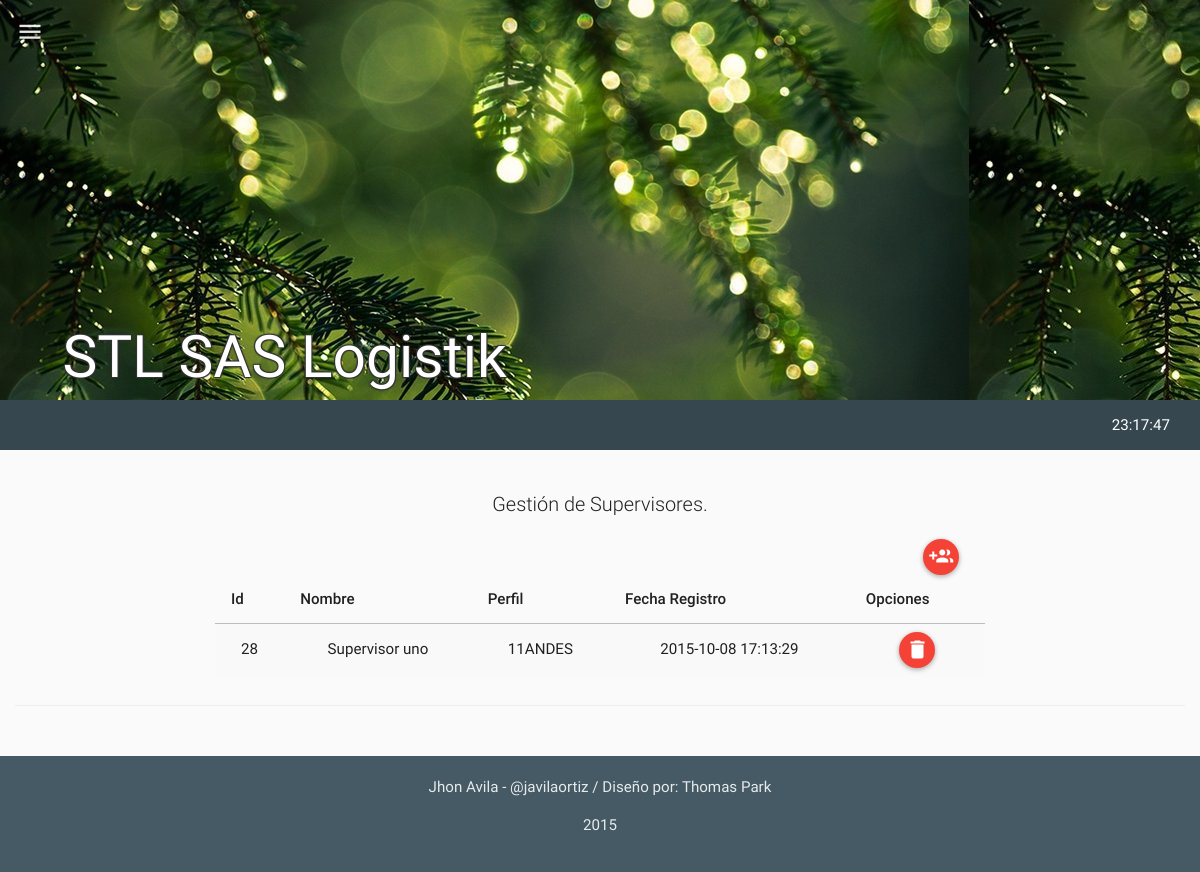
Page /mods/supervisores/supervisores.php (signed in) on the earlier database version.
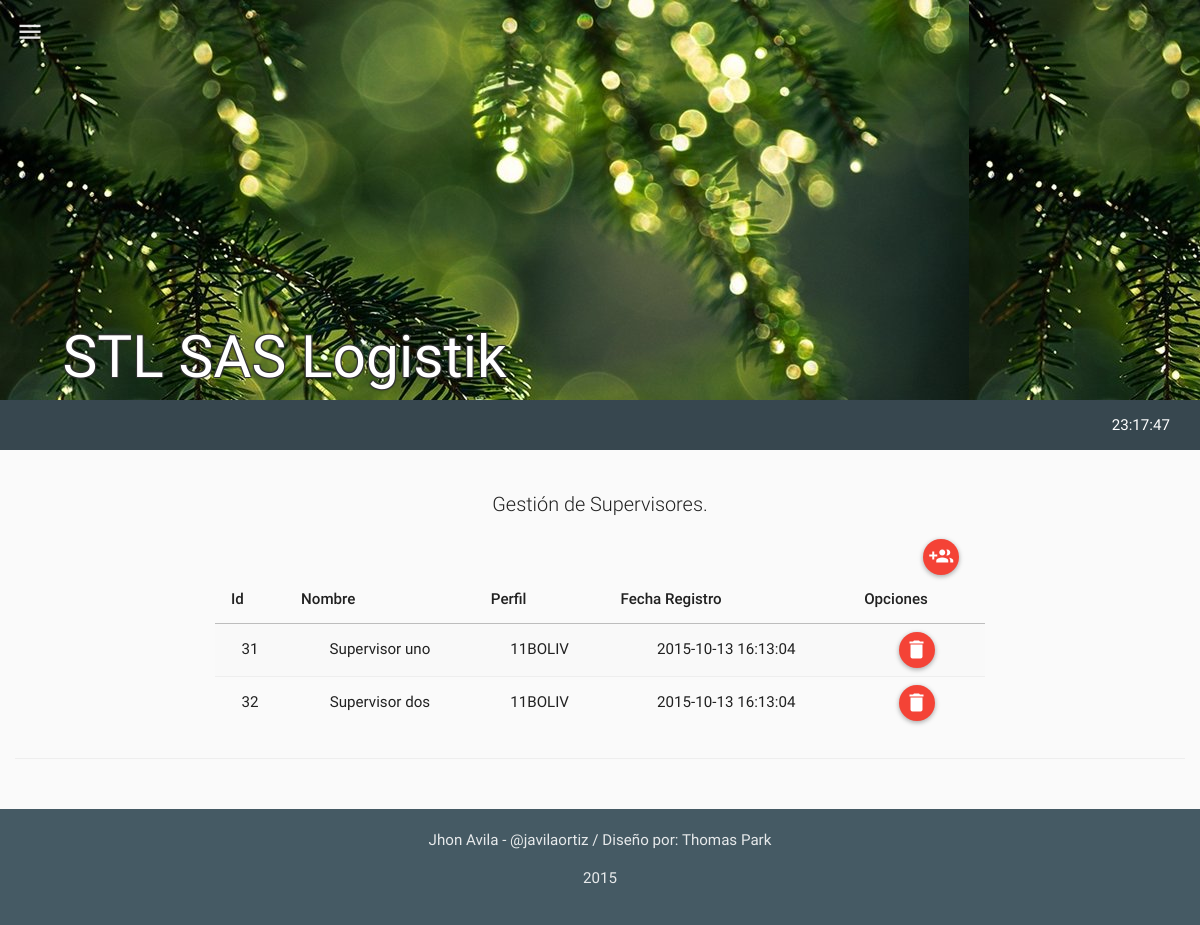
Same page on the later database version.
### tables this page shows
CREATE TABLE IF NOT EXISTS `tbl_supervisores` (
  `su_id` int(11) NOT NULL,
  `su_nombre` varchar(60) NOT NULL,
  `su_fi_id` int(11) NOT NULL,
  `su_timestamp` timestamp NOT NULL DEFAULT CURRENT_TIMESTAMP ON UPDATE CURRENT_TIMESTAMP,
  `su_created` int(11) NOT NULL,
  `su_estado` int(11) NOT NULL
);

CREATE TABLE IF NOT EXISTS `tbl_fincas` (
  `fi_id` int(11) NOT NULL,
  `fi_codigo` varchar(10) NOT NULL,
  `fi_sn_id` int(11) NOT NULL,
  `fi_timestamp` timestamp NOT NULL DEFAULT CURRENT_TIMESTAMP ON UPDATE CURRENT_TIMESTAMP,
  `fi_created` int(11) NOT NULL,
  `fi_estado` int(11) NOT NULL
);

### php/db.php (called while the page is built, shortened)
<?php
class con {
    private $host = 'localhost';
    private $user = 'root';
    private $pass = '';
    public $type = 'mysql';
    private $db = "bd_stl_logistica";
    public $lid = 0;
    function connect() {
        $connect = $this->type.'_connect';
        if (!$this->lid = $connect($this->host, $this->user, $this->pass)) {
        }
		else {
			$sql = $this->type.'_select_db';
			if (!$baseconections = $sql($this->db,$this->lid)) {
				mysql_query("SET NAMES 'utf8'");
			}
		}
		return ($this->lid);
 	}
}
?>

### php/supervisores.php (the view, shortened to what this page needs)
<?php
class supervisores{
  function get_supervisores(){
    $con = new con();
    $rt = new route();
    if(isset($_SESSION["ses_id"])){
      $qry='SELECT * FROM tbl_supervisores AS S
            INNER JOIN tbl_fincas AS F ON F.fi_id = S.su_fi_id
            WHERE S.su_estado=1;';
      $res = mysql_query($qry);
      $item =" ";
      $script ="<script>$(document).ready(function(){";
      while($row_res = mysql_fetch_assoc($res)) {
        $item.='
              <tr>
                <td>'.$row_res["su_id"].'</td>
                <td>'.$row_res["su_nombre"].'</td>
                <td>'.$row_res["fi_codigo"].'</td>
                <td>'.$row_res["fi_timestamp"].'</td>
                <td>
                  <div id="del-button" onClick="borrar_usuario('.$row_res["su_id"].', this)" class="btn btn-floating-mini btn-danger" title="Borrar"><i class="md md-delete"></i> </div>
                </td>
              </tr>
        ';
        $script.='';
      }
      $script.='});</script>';
    }
    else{$rt->routing($rt->path("login"));}
    $html='
          <table class="table table-striped table-hover ">
            <thead>
              <tr>
                <th>Id</th>
                <th>Nombre</th>
                <th>Perfil</th>
                <th>Fecha Registro</th>
                <th>Opciones</th>
              </tr>
            </thead>
            <tbody>
              '.$item.'
            </tbody>
          </table>
    ';
    return $script.$html;
  }
}
?>

### php/jslib.php (shortened to what this page needs)
<?php
class jslib{
	function get_css(){
		$css = '
			<link rel="stylesheet" href="../../lib/bootstrap.css" type="text/css">
			<link rel="stylesheet" href="../../lib/font.css" type="text/css">
			<link rel="stylesheet" href="../../lib/materia.css" type="text/css">
		';
		return $css;
	}
}
?>

### mods/supervisores/supervisores.php (shortened to what this page needs)
<?php
include('../../php/jslib.php');
include('../../php/app_menu.php');
include('../../php/supervisores.php');
include('../../php/html_snippets.php');
$app_menu = new app_menu();
$html_snippet = new html_snippets();
$supervisores = new supervisores();
$libs = new jslib();
$css = $libs->get_css();
?>
<!DOCTYPE html>
<html lang="en">
  <head>
    <?php
      echo $css;
    ?>
  </head>
  <body class="mtr-grey-50">
    <nav id="topbar" class="toolbar toolbar-expanded mtr-light-blue-800">
      <div class="container-fluid header-title">
        <div class="row">
          <div class="col-sm-12">STL SAS Logistik</div>
        </div>
      </div>
    </nav>
    <nav class="toolbar toolbar-fixed">
      <div class="container-fluid">
        <div class="toolbar-header">
          <a  id="headerToggle" href="#" class="menu-toggle" data-ripple-centered="true" data-ripple-color="#fff">
            <i class="md md-menu"></i>
          </a>
        </div>
      </div>
    </nav>
        <?php echo $app_menu->build_menu(); ?>
    <div class="container-fluid">
      <div class="page-header" id="banner">
        <div class="row">
          <label class="col-lg-2 control-label"></label>
          <div class="col-sm-8 text-center">
            <p class="lead">Gestión de Supervisores.</p>
            <div class="col-lg-12">
            <div class="col-lg-5"></div>
            <div class="col-lg-6  "></div>
            <div class="col-lg-1"><a href="#" id="btn_new" class="btn btn-floating-mini btn-danger" data-ripple-centered="" title="Agregar Usuario"><i class="md md-group-add"></i></a></div>
            </div>
            <p><?php echo $supervisores->get_supervisores(); ?></p>
          </div>
          <label class="col-lg-2 control-label"></label>
        </div>
      </div>
    </div>
<?php echo $html_snippet->load_footer(); ?>
  </body>
</html>

### php/app_menu.php (shortened to what this page needs)
<?php
class app_menu{
  function build_menu(){
    $con = new con();
    $rt = new route();
    if(isset($_SESSION["ses_id"])){
      $qry='SELECT * FROM tbl_modulos AS M
            INNER JOIN tbl_usuarios AS U
            INNER JOIN tbl_permisos AS P
            INNER JOIN tbl_per_x_usu AS PxU
            INNER JOIN tbl_permisos_x_modulo AS PxM
            WHERE M.mo_id = PxM.pxm_mo_id
            AND PxM.pxm_pe_id = P.pe_id
            AND P.pe_id = PxU.pxu_pe_id
            AND PxU.pxu_us_id = U.us_id
            AND U.us_id = '.$_SESSION["ses_id"];
      $res = mysql_query($qry);
      $menuitem =" ";
      $script ="<script>$(document).ready(function(){";
      $script.='});</script>';
    }
    else{$rt->routing($rt->path("login"));}
    $html='
            <nav class="navbar navbar-inverse">
              <div class="container-fluid">
                <div class="navbar-header">
                  <button type="button" class="navbar-toggle collapsed" data-toggle="collapse" data-target="#bs-example-navbar-collapse-2">
                    <span class="sr-only">Toggle navigation</span>
                    <span class="icon-bar"></span>
                    <span class="icon-bar"></span>
                    <span class="icon-bar"></span>
                  </button>
                </div>
                <div class="collapse navbar-collapse" id="bs-example-navbar-collapse-2">
                  <ul class="nav navbar-nav">
                  '.$menuitem.'
                  </ul>
                  <ul class="nav navbar-nav navbar-right">
                    <li><a href="#" id="reloj">fecha / hora</a></li>
                  </ul>
                </div>
              </div>
            </nav>
    ';
    return $script.$html;
  }
}
?>

### php/html_snippets.php (shortened to what this page needs)
<?php
class html_snippets{
	function load_footer (){
		$html = '
		<footer class="container-fluid mtr-blue-grey-700">
	      <div class="row text-center">
	        <div class="col-sm-12">
	          <p>
	          	<a href="https://co.linkedin.com/in/javilaortiz" rel="nofollow">Jhon Avila</a>
	          	-
	          	<a href="https://twitter.com/javilaortiz">@javilaortiz</a>
	          	/
	          	Diseño por: <a href="http://thomaspark.me" rel="nofollow">Thomas Park</a</p>
	          <p>2015</p>
	        </div>
	      </div>
	    </footer>';
	    return $html;
	}
}
?>

Differences in the rows shown:
removed tbl_supervisores: su_id "28", su_nombre "Supervisor uno", tbl_fincas.fi_codigo "11ANDES", tbl_fincas.fi_timestamp "2015-10-08 17:13:29"
added tbl_supervisores: su_id "31", su_nombre "Supervisor uno", tbl_fincas.fi_codigo "11BOLIV", tbl_fincas.fi_timestamp "2015-10-13 16:13:04"
added tbl_supervisores: su_id "32", su_nombre "Supervisor dos", tbl_fincas.fi_codigo "11BOLIV", tbl_fincas.fi_timestamp "2015-10-13 16:13:04"
